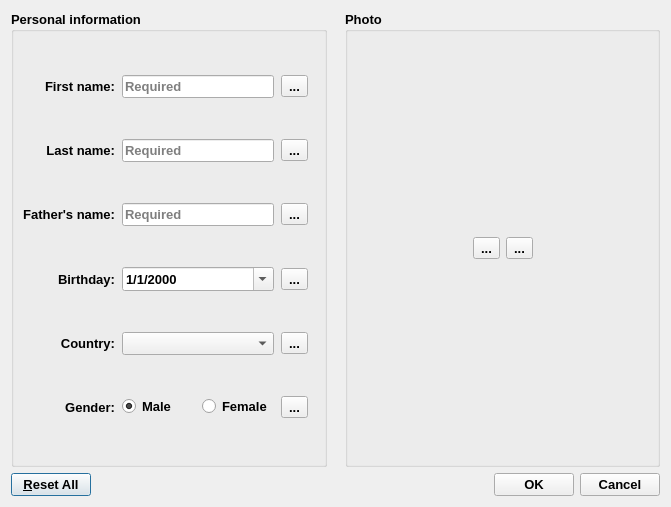
<?xml version="1.0" encoding="UTF-8"?>
<ui version="4.0">
 <class>AbstractEditor</class>
 <widget class="QDialog" name="AbstractEditor">
  <property name="geometry">
   <rect>
    <x>0</x>
    <y>0</y>
    <width>671</width>
    <height>507</height>
   </rect>
  </property>
  <property name="font">
   <font>
    <pointsize>10</pointsize>
    <bold>true</bold>
   </font>
  </property>
  <property name="windowTitle">
   <string/>
  </property>
  <layout class="QGridLayout" name="gridLayout_2">
   <item row="2" column="0" colspan="4">
    <layout class="QHBoxLayout" name="layoutControl">
     <property name="topMargin">
      <number>0</number>
     </property>
     <item>
      <widget class="QPushButton" name="buttonResetEditor">
       <property name="toolTip">
        <string>Reset all values to their inital value</string>
       </property>
       <property name="text">
        <string>&amp;Reset All</string>
       </property>
      </widget>
     </item>
     <item>
      <spacer name="spacerLayoutControl">
       <property name="orientation">
        <enum>Qt::Horizontal</enum>
       </property>
       <property name="sizeHint" stdset="0">
        <size>
         <width>40</width>
         <height>20</height>
        </size>
       </property>
      </spacer>
     </item>
     <item>
      <widget class="QPushButton" name="buttonOk">
       <property name="text">
        <string>OK</string>
       </property>
      </widget>
     </item>
     <item>
      <widget class="QPushButton" name="buttonCancel">
       <property name="text">
        <string>Cancel</string>
       </property>
      </widget>
     </item>
    </layout>
   </item>
   <item row="0" column="3">
    <widget class="QGroupBox" name="groupBoxPhoto">
     <property name="title">
      <string>Photo</string>
     </property>
     <layout class="QVBoxLayout" name="layoutPhoto">
      <item>
       <layout class="QVBoxLayout" name="containerPhoto"/>
      </item>
      <item>
       <layout class="QHBoxLayout" name="layoutPhotoControl">
        <item>
         <spacer name="leftSpacerPhotoControl">
          <property name="orientation">
           <enum>Qt::Horizontal</enum>
          </property>
          <property name="sizeHint" stdset="0">
           <size>
            <width>40</width>
            <height>20</height>
           </size>
          </property>
         </spacer>
        </item>
        <item>
         <widget class="QToolButton" name="buttonLocalBrowser">
          <property name="toolTip">
           <string>Browse a photo in the local storage</string>
          </property>
          <property name="text">
           <string>...</string>
          </property>
          <property name="icon">
           <iconset resource="icons/resource.qrc">
            <normaloff>:/icons/open.png</normaloff>:/icons/open.png</iconset>
          </property>
          <property name="iconSize">
           <size>
            <width>24</width>
            <height>24</height>
           </size>
          </property>
         </widget>
        </item>
        <item>
         <widget class="QToolButton" name="buttonResetPhoto">
          <property name="sizePolicy">
           <sizepolicy hsizetype="Fixed" vsizetype="Fixed">
            <horstretch>0</horstretch>
            <verstretch>0</verstretch>
           </sizepolicy>
          </property>
          <property name="toolTip">
           <string>Reset the photo to its inital value</string>
          </property>
          <property name="text">
           <string>...</string>
          </property>
          <property name="icon">
           <iconset resource="icons/resource.qrc">
            <normaloff>:/icons/reset.png</normaloff>:/icons/reset.png</iconset>
          </property>
          <property name="iconSize">
           <size>
            <width>24</width>
            <height>24</height>
           </size>
          </property>
         </widget>
        </item>
        <item>
         <spacer name="rightSpacerPhotoControl">
          <property name="orientation">
           <enum>Qt::Horizontal</enum>
          </property>
          <property name="sizeHint" stdset="0">
           <size>
            <width>40</width>
            <height>20</height>
           </size>
          </property>
         </spacer>
        </item>
       </layout>
      </item>
     </layout>
    </widget>
   </item>
   <item row="0" column="0">
    <widget class="QGroupBox" name="groupBoxData">
     <property name="sizePolicy">
      <sizepolicy hsizetype="MinimumExpanding" vsizetype="MinimumExpanding">
       <horstretch>0</horstretch>
       <verstretch>0</verstretch>
      </sizepolicy>
     </property>
     <property name="title">
      <string>Personal information</string>
     </property>
     <layout class="QGridLayout" name="layoutData" rowstretch="0,0,0,0,0,0,0">
      <property name="sizeConstraint">
       <enum>QLayout::SetNoConstraint</enum>
      </property>
      <property name="spacing">
       <number>7</number>
      </property>
      <item row="2" column="1">
       <widget class="QLineEdit" name="containerFatherName">
        <property name="sizePolicy">
         <sizepolicy hsizetype="MinimumExpanding" vsizetype="Fixed">
          <horstretch>50</horstretch>
          <verstretch>0</verstretch>
         </sizepolicy>
        </property>
        <property name="placeholderText">
         <string>Required</string>
        </property>
        <property name="clearButtonEnabled">
         <bool>true</bool>
        </property>
       </widget>
      </item>
      <item row="6" column="1">
       <layout class="QHBoxLayout" name="layoutGender">
        <item>
         <widget class="QRadioButton" name="radioButtonMale">
          <property name="text">
           <string>Male</string>
          </property>
          <property name="icon">
           <iconset resource="icons/resource.qrc">
            <normaloff>:/icons/man.png</normaloff>:/icons/man.png</iconset>
          </property>
          <property name="iconSize">
           <size>
            <width>32</width>
            <height>32</height>
           </size>
          </property>
          <property name="checked">
           <bool>true</bool>
          </property>
         </widget>
        </item>
        <item>
         <widget class="QRadioButton" name="radioButtonFemale">
          <property name="text">
           <string>Female</string>
          </property>
          <property name="icon">
           <iconset resource="icons/resource.qrc">
            <normaloff>:/icons/woman.png</normaloff>:/icons/woman.png</iconset>
          </property>
          <property name="iconSize">
           <size>
            <width>32</width>
            <height>32</height>
           </size>
          </property>
         </widget>
        </item>
       </layout>
      </item>
      <item row="1" column="1">
       <widget class="QLineEdit" name="containerLastName">
        <property name="sizePolicy">
         <sizepolicy hsizetype="MinimumExpanding" vsizetype="Fixed">
          <horstretch>50</horstretch>
          <verstretch>0</verstretch>
         </sizepolicy>
        </property>
        <property name="placeholderText">
         <string>Required</string>
        </property>
        <property name="clearButtonEnabled">
         <bool>true</bool>
        </property>
       </widget>
      </item>
      <item row="2" column="0">
       <widget class="QLabel" name="labelFatherName">
        <property name="sizePolicy">
         <sizepolicy hsizetype="MinimumExpanding" vsizetype="Preferred">
          <horstretch>0</horstretch>
          <verstretch>0</verstretch>
         </sizepolicy>
        </property>
        <property name="text">
         <string>Father's name:</string>
        </property>
        <property name="scaledContents">
         <bool>false</bool>
        </property>
        <property name="alignment">
         <set>Qt::AlignRight|Qt::AlignTrailing|Qt::AlignVCenter</set>
        </property>
        <property name="openExternalLinks">
         <bool>false</bool>
        </property>
        <property name="buddy">
         <cstring>containerFatherName</cstring>
        </property>
       </widget>
      </item>
      <item row="4" column="0">
       <widget class="QLabel" name="labelCountry">
        <property name="sizePolicy">
         <sizepolicy hsizetype="MinimumExpanding" vsizetype="Preferred">
          <horstretch>0</horstretch>
          <verstretch>0</verstretch>
         </sizepolicy>
        </property>
        <property name="text">
         <string>Country:</string>
        </property>
        <property name="scaledContents">
         <bool>false</bool>
        </property>
        <property name="alignment">
         <set>Qt::AlignRight|Qt::AlignTrailing|Qt::AlignVCenter</set>
        </property>
        <property name="openExternalLinks">
         <bool>false</bool>
        </property>
       </widget>
      </item>
      <item row="0" column="1">
       <widget class="QLineEdit" name="containerFirstName">
        <property name="sizePolicy">
         <sizepolicy hsizetype="MinimumExpanding" vsizetype="Fixed">
          <horstretch>50</horstretch>
          <verstretch>0</verstretch>
         </sizepolicy>
        </property>
        <property name="placeholderText">
         <string>Required</string>
        </property>
        <property name="clearButtonEnabled">
         <bool>true</bool>
        </property>
       </widget>
      </item>
      <item row="6" column="2" colspan="2">
       <widget class="QToolButton" name="buttonResetGender">
        <property name="toolTip">
         <string>Reset the gender to its inital value</string>
        </property>
        <property name="text">
         <string>...</string>
        </property>
        <property name="icon">
         <iconset resource="icons/resource.qrc">
          <normaloff>:/icons/reset.png</normaloff>:/icons/reset.png</iconset>
        </property>
        <property name="iconSize">
         <size>
          <width>24</width>
          <height>24</height>
         </size>
        </property>
       </widget>
      </item>
      <item row="0" column="0">
       <widget class="QLabel" name="labelFirstName">
        <property name="sizePolicy">
         <sizepolicy hsizetype="MinimumExpanding" vsizetype="Preferred">
          <horstretch>0</horstretch>
          <verstretch>0</verstretch>
         </sizepolicy>
        </property>
        <property name="text">
         <string>First name:</string>
        </property>
        <property name="scaledContents">
         <bool>false</bool>
        </property>
        <property name="alignment">
         <set>Qt::AlignRight|Qt::AlignTrailing|Qt::AlignVCenter</set>
        </property>
        <property name="openExternalLinks">
         <bool>false</bool>
        </property>
        <property name="buddy">
         <cstring>containerFirstName</cstring>
        </property>
       </widget>
      </item>
      <item row="1" column="0">
       <widget class="QLabel" name="labelLastName">
        <property name="sizePolicy">
         <sizepolicy hsizetype="MinimumExpanding" vsizetype="Preferred">
          <horstretch>0</horstretch>
          <verstretch>0</verstretch>
         </sizepolicy>
        </property>
        <property name="text">
         <string>Last name:</string>
        </property>
        <property name="scaledContents">
         <bool>false</bool>
        </property>
        <property name="alignment">
         <set>Qt::AlignRight|Qt::AlignTrailing|Qt::AlignVCenter</set>
        </property>
        <property name="openExternalLinks">
         <bool>false</bool>
        </property>
        <property name="buddy">
         <cstring>containerLastName</cstring>
        </property>
       </widget>
      </item>
      <item row="4" column="1">
       <widget class="QComboBox" name="containerCountry">
        <property name="iconSize">
         <size>
          <width>32</width>
          <height>32</height>
         </size>
        </property>
       </widget>
      </item>
      <item row="6" column="0">
       <widget class="QLabel" name="labelGender">
        <property name="sizePolicy">
         <sizepolicy hsizetype="MinimumExpanding" vsizetype="Preferred">
          <horstretch>0</horstretch>
          <verstretch>0</verstretch>
         </sizepolicy>
        </property>
        <property name="text">
         <string>Gender:</string>
        </property>
        <property name="scaledContents">
         <bool>false</bool>
        </property>
        <property name="alignment">
         <set>Qt::AlignRight|Qt::AlignTrailing|Qt::AlignVCenter</set>
        </property>
        <property name="openExternalLinks">
         <bool>false</bool>
        </property>
       </widget>
      </item>
      <item row="3" column="2">
       <widget class="QToolButton" name="buttonResetBirthday">
        <property name="toolTip">
         <string>Reset the birthday to its inital value</string>
        </property>
        <property name="text">
         <string>...</string>
        </property>
        <property name="icon">
         <iconset resource="icons/resource.qrc">
          <normaloff>:/icons/reset.png</normaloff>:/icons/reset.png</iconset>
        </property>
        <property name="iconSize">
         <size>
          <width>24</width>
          <height>24</height>
         </size>
        </property>
       </widget>
      </item>
      <item row="4" column="2">
       <widget class="QToolButton" name="buttonResetCountry">
        <property name="toolTip">
         <string>Reset the nationality to its inital value</string>
        </property>
        <property name="text">
         <string>...</string>
        </property>
        <property name="icon">
         <iconset resource="icons/resource.qrc">
          <normaloff>:/icons/reset.png</normaloff>:/icons/reset.png</iconset>
        </property>
        <property name="iconSize">
         <size>
          <width>24</width>
          <height>24</height>
         </size>
        </property>
       </widget>
      </item>
      <item row="1" column="2">
       <widget class="QToolButton" name="buttonResetLastName">
        <property name="toolTip">
         <string>Reset the last name to its inital value</string>
        </property>
        <property name="text">
         <string>...</string>
        </property>
        <property name="icon">
         <iconset resource="icons/resource.qrc">
          <normaloff>:/icons/reset.png</normaloff>:/icons/reset.png</iconset>
        </property>
        <property name="iconSize">
         <size>
          <width>24</width>
          <height>24</height>
         </size>
        </property>
       </widget>
      </item>
      <item row="3" column="0">
       <widget class="QLabel" name="labelBirthday">
        <property name="sizePolicy">
         <sizepolicy hsizetype="MinimumExpanding" vsizetype="Preferred">
          <horstretch>0</horstretch>
          <verstretch>0</verstretch>
         </sizepolicy>
        </property>
        <property name="text">
         <string>Birthday:</string>
        </property>
        <property name="scaledContents">
         <bool>false</bool>
        </property>
        <property name="alignment">
         <set>Qt::AlignRight|Qt::AlignTrailing|Qt::AlignVCenter</set>
        </property>
        <property name="openExternalLinks">
         <bool>false</bool>
        </property>
        <property name="buddy">
         <cstring>containerBirthday</cstring>
        </property>
       </widget>
      </item>
      <item row="0" column="2">
       <widget class="QToolButton" name="buttonResetFirstName">
        <property name="toolTip">
         <string>Reset the first name to its inital value</string>
        </property>
        <property name="text">
         <string>...</string>
        </property>
        <property name="icon">
         <iconset resource="icons/resource.qrc">
          <normaloff>:/icons/reset.png</normaloff>:/icons/reset.png</iconset>
        </property>
        <property name="iconSize">
         <size>
          <width>24</width>
          <height>24</height>
         </size>
        </property>
       </widget>
      </item>
      <item row="3" column="1">
       <widget class="QDateEdit" name="containerBirthday">
        <property name="sizePolicy">
         <sizepolicy hsizetype="MinimumExpanding" vsizetype="Fixed">
          <horstretch>50</horstretch>
          <verstretch>0</verstretch>
         </sizepolicy>
        </property>
        <property name="font">
         <font>
          <pointsize>10</pointsize>
          <bold>true</bold>
          <stylestrategy>PreferAntialias</stylestrategy>
         </font>
        </property>
        <property name="alignment">
         <set>Qt::AlignLeading|Qt::AlignLeft|Qt::AlignVCenter</set>
        </property>
        <property name="specialValueText">
         <string/>
        </property>
        <property name="accelerated">
         <bool>false</bool>
        </property>
        <property name="keyboardTracking">
         <bool>false</bool>
        </property>
        <property name="displayFormat">
         <string>M/d/yyyy</string>
        </property>
        <property name="calendarPopup">
         <bool>true</bool>
        </property>
        <property name="timeSpec">
         <enum>Qt::UTC</enum>
        </property>
       </widget>
      </item>
      <item row="2" column="2">
       <widget class="QToolButton" name="buttonResetFatherName">
        <property name="toolTip">
         <string>Reset the father's name to its inital value</string>
        </property>
        <property name="text">
         <string>...</string>
        </property>
        <property name="icon">
         <iconset resource="icons/resource.qrc">
          <normaloff>:/icons/reset.png</normaloff>:/icons/reset.png</iconset>
        </property>
        <property name="iconSize">
         <size>
          <width>24</width>
          <height>24</height>
         </size>
        </property>
       </widget>
      </item>
     </layout>
    </widget>
   </item>
  </layout>
 </widget>
 <tabstops>
  <tabstop>containerFirstName</tabstop>
  <tabstop>containerLastName</tabstop>
  <tabstop>containerFatherName</tabstop>
  <tabstop>containerBirthday</tabstop>
  <tabstop>containerCountry</tabstop>
  <tabstop>radioButtonMale</tabstop>
  <tabstop>radioButtonFemale</tabstop>
  <tabstop>buttonLocalBrowser</tabstop>
  <tabstop>buttonOk</tabstop>
  <tabstop>buttonCancel</tabstop>
  <tabstop>buttonResetFirstName</tabstop>
  <tabstop>buttonResetLastName</tabstop>
  <tabstop>buttonResetFatherName</tabstop>
  <tabstop>buttonResetBirthday</tabstop>
  <tabstop>buttonResetCountry</tabstop>
  <tabstop>buttonResetGender</tabstop>
  <tabstop>buttonResetPhoto</tabstop>
  <tabstop>buttonResetEditor</tabstop>
 </tabstops>
 <resources>
  <include location="icons/resource.qrc"/>
 </resources>
 <connections>
  <connection>
   <sender>buttonOk</sender>
   <signal>clicked()</signal>
   <receiver>AbstractEditor</receiver>
   <slot>accept()</slot>
   <hints>
    <hint type="sourcelabel">
     <x>579</x>
     <y>496</y>
    </hint>
    <hint type="destinationlabel">
     <x>250</x>
     <y>160</y>
    </hint>
   </hints>
  </connection>
  <connection>
   <sender>buttonCancel</sender>
   <signal>clicked()</signal>
   <receiver>AbstractEditor</receiver>
   <slot>reject()</slot>
   <hints>
    <hint type="sourcelabel">
     <x>660</x>
     <y>496</y>
    </hint>
    <hint type="destinationlabel">
     <x>250</x>
     <y>160</y>
    </hint>
   </hints>
  </connection>
  <connection>
   <sender>radioButtonMale</sender>
   <signal>toggled(bool)</signal>
   <receiver>AbstractEditor</receiver>
   <slot>update()</slot>
   <hints>
    <hint type="sourcelabel">
     <x>131</x>
     <y>407</y>
    </hint>
    <hint type="destinationlabel">
     <x>229</x>
     <y>482</y>
    </hint>
   </hints>
  </connection>
  <connection>
   <sender>radioButtonFemale</sender>
   <signal>toggled(bool)</signal>
   <receiver>AbstractEditor</receiver>
   <slot>update()</slot>
   <hints>
    <hint type="sourcelabel">
     <x>250</x>
     <y>403</y>
    </hint>
    <hint type="destinationlabel">
     <x>404</x>
     <y>482</y>
    </hint>
   </hints>
  </connection>
 </connections>
</ui>
